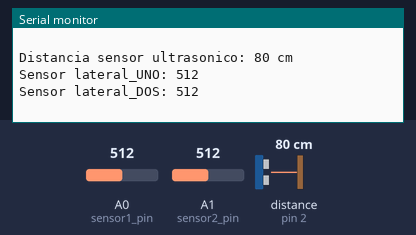
Bench run of a sketch on a simulated Arduino Uno, built with avr-gcc and run on an emulated ATmega328P. Shown: the last lines printed to the serial monitor. The inputs (shaded band) are chosen by the test bench; at power-on: distance to the obstacle (sensor on pin 2) 80 cm, A0 (sensor1_pin) = 512, A1 (sensor2_pin) = 512. The echo pulse lasts 58.3 µs per cm.

Above: at 1.2 s.
1.3 s: distance to the obstacle (sensor on pin 2) set to 2 cm
4.0 s: A0 (sensor1_pin) set to 716
At 5.1 s:
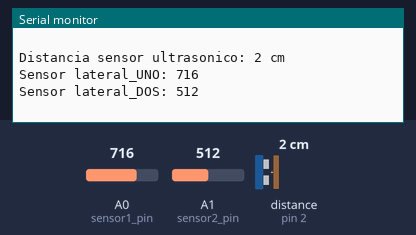
5.5 s: A1 (sensor2_pin) set to 716
At 6.4 s:
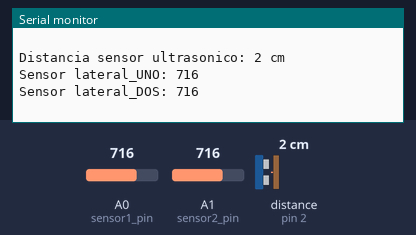
7.0 s: distance to the obstacle (sensor on pin 2) set to 18 cm
10.3 s: A0 (sensor1_pin) set to 900
At 11.4 s:
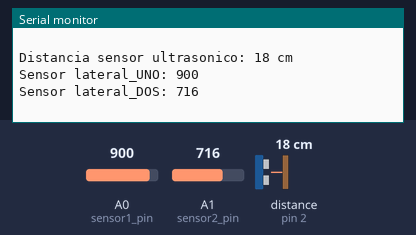
11.8 s: A1 (sensor2_pin) set to 900
At 12.7 s:
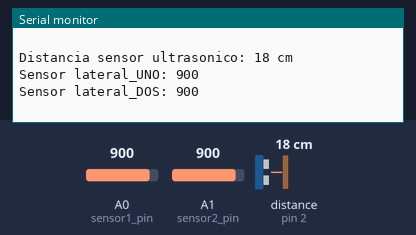
Timing chart, 0 to 14.3 s (numbered marks = the images above; inputs shaded):
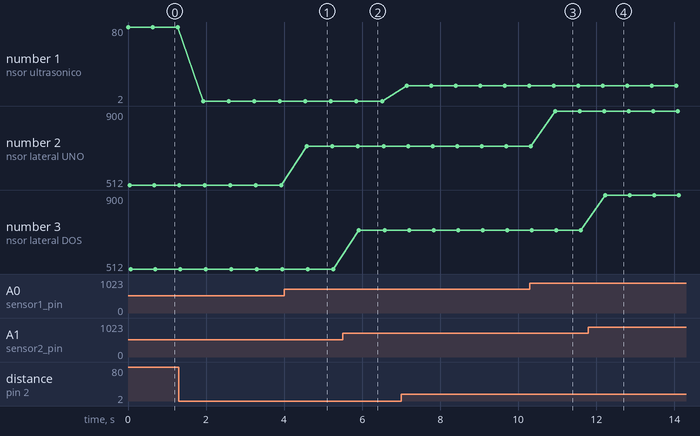

The sketch:

prueba_sensores_de_obstaculos.ino
```cpp
// Ultrasonic - Library for HR-SC04 Ultrasonic Ranging Module.
// Rev.4 (06/2012)
// J.Rodrigo ( www.jra.so )
// more info at www.ardublog.com

#include <Ultrasonic.h>
#include "pitches.h"


//
Ultrasonic ultrasonic(4,2); // (Trig PIN,Echo PIN)
int sensor1_Valor = 0;
int sensor2_Valor = 0;
int sensor1_pin = 0;
int sensor2_pin = 1;

void setup() {
  Serial.begin(9600);


}

void loop()
{
  sensor1_Valor = analogRead(sensor1_pin);
  sensor2_Valor = analogRead(sensor2_pin);
  if (ultrasonic.Ranging(CM) <= 10){


  Serial.println("distancia menos a 10 CM");
  Serial.println(" ");
  }

Serial.print("Distancia sensor ultrasonico: ");
 Serial.print(ultrasonic.Ranging(CM)); // CM or INC
Serial.println(" cm" );
 Serial.print("Sensor lateral_UNO: ");
Serial.println(sensor1_Valor);
Serial.print("Sensor lateral_DOS: ");
Serial.println(sensor2_Valor);
 Serial.println(" ");
 delay(600);

}
```

pitches.h
```cpp
#define NOTE_B0  31
#define NOTE_C1  33
#define NOTE_CS1 35
#define NOTE_D1  37
#define NOTE_DS1 39
#define NOTE_E1  41
#define NOTE_F1  44
#define NOTE_FS1 46
#define NOTE_G1  49
#define NOTE_GS1 52
#define NOTE_A1  55
#define NOTE_AS1 58
#define NOTE_B1  62
#define NOTE_C2  65
#define NOTE_CS2 69
#define NOTE_D2  73
#define NOTE_DS2 78
#define NOTE_E2  82
#define NOTE_F2  87
#define NOTE_FS2 93
#define NOTE_G2  98
#define NOTE_GS2 104
#define NOTE_A2  110
#define NOTE_AS2 117
#define NOTE_B2  123
#define NOTE_C3  131
#define NOTE_CS3 139
#define NOTE_D3  147
#define NOTE_DS3 156
#define NOTE_E3  165
#define NOTE_F3  175
#define NOTE_FS3 185
#define NOTE_G3  196
#define NOTE_GS3 208
#define NOTE_A3  220
#define NOTE_AS3 233
#define NOTE_B3  247
#define NOTE_C4  262
#define NOTE_CS4 277
#define NOTE_D4  294
#define NOTE_DS4 311
#define NOTE_E4  330
#define NOTE_F4  349
#define NOTE_FS4 370
#define NOTE_G4  392
#define NOTE_GS4 415
#define NOTE_A4  440
#define NOTE_AS4 466
#define NOTE_B4  494
#define NOTE_C5  523
#define NOTE_CS5 554
#define NOTE_D5  587
#define NOTE_DS5 622
#define NOTE_E5  659
#define NOTE_F5  698
#define NOTE_FS5 740
#define NOTE_G5  784
#define NOTE_GS5 831
#define NOTE_A5  880
#define NOTE_AS5 932
#define NOTE_B5  988
#define NOTE_C6  1047
#define NOTE_CS6 1109
#define NOTE_D6  1175
#define NOTE_DS6 1245
#define NOTE_E6  1319
#define NOTE_F6  1397
#define NOTE_FS6 1480
#define NOTE_G6  1568
#define NOTE_GS6 1661
#define NOTE_A6  1760
#define NOTE_AS6 1865
#define NOTE_B6  1976
#define NOTE_C7  2093
#define NOTE_CS7 2217
#define NOTE_D7  2349
#define NOTE_DS7 2489
#define NOTE_E7  2637
#define NOTE_F7  2794
#define NOTE_FS7 2960
#define NOTE_G7  3136
#define NOTE_GS7 3322
#define NOTE_A7  3520
#define NOTE_AS7 3729
#define NOTE_B7  3951
#define NOTE_C8  4186
#define NOTE_CS8 4435
#define NOTE_D8  4699
#define NOTE_DS8 4978

#define NOTA_CORCHEA 125
#define NOTA_CORCHEA_PAUSA 175
#define NOTA_NEGRA 250
#define NOTA_NEGRA_PAUSA 330
#define NOTA_BLANCA 500
#define NOTA_BLANCA_PAUSA 660
#define NOTA_REDONDA 1000
#define NOTA_REDONDA_PAUSA 1320

#define MELODIA_FANFARRIA 0
#define MELODIA_PODER_PERRUNO 1
#define MELODIA_ENCUENTROS_3A_FASE 2
#define MELODIA_R2D2 3
#define MELODIA_OHHH 4
#define MELODIA_UHOH 5
#define _pin 13


int melody[] = {
  NOTE_D4,NOTE_F4,NOTE_D5,
  NOTE_D4,NOTE_F4,NOTE_D5,
  NOTE_E5,NOTE_F5,NOTE_E5,NOTE_F5,
  NOTE_E5,NOTE_C5,NOTE_A4,
  NOTE_A4,NOTE_D4,NOTE_F4,NOTE_G4,
  NOTE_A4,
  NOTE_A4,NOTE_D4,NOTE_F4,NOTE_G4,
  NOTE_E4
};

// note durations: 4 = quarter note, 8 = eighth note, etc.:
int noteDurations[] = {
  8,8,2,
  8,8,2,
  3,8,8,8,
  8,8,2,
  4,4,8,8,
  2,
  4,4,8,8,
  2
};

void toneStorms(){
   for (int thisNote = 0; thisNote < 23; thisNote++) {

    // to calculate the note duration, take one second
    // divided by the note type.
    //e.g. quarter note = 1000 / 4, eighth note = 1000/8, etc.
    int noteDuration = 1000/noteDurations[thisNote];
    tone(13, melody[thisNote],noteDuration);

    // to distinguish the notes, set a minimum time between them.
    // the note's duration + 30% seems to work well:
    int pauseBetweenNotes = noteDuration * 1.30;
    delay(pauseBetweenNotes);
    // stop the tone playing:
    noTone(8);
  }
}

void toneR2D22 ()
{
  tone(13, NOTE_A7, NOTA_CORCHEA); delay (NOTA_CORCHEA_PAUSA); noTone(13);
  tone(13, NOTE_G7, NOTA_CORCHEA); delay (NOTA_CORCHEA_PAUSA); noTone(13);
  tone(13, NOTE_E7, NOTA_CORCHEA); delay (NOTA_CORCHEA_PAUSA); noTone(13);
  tone(13, NOTE_C7, NOTA_CORCHEA); delay (NOTA_CORCHEA_PAUSA); noTone(13);
  tone(13, NOTE_D7, NOTA_CORCHEA); delay (NOTA_CORCHEA_PAUSA); noTone(13);
  tone(13, NOTE_B7, NOTA_CORCHEA); delay (NOTA_CORCHEA_PAUSA); noTone(13);
  tone(13, NOTE_F7, NOTA_CORCHEA); delay (NOTA_CORCHEA_PAUSA); noTone(13);
  tone(13, NOTE_C8, NOTA_CORCHEA); delay (NOTA_CORCHEA_PAUSA); noTone(13);
  tone(13, NOTE_A7, NOTA_CORCHEA); delay (NOTA_CORCHEA_PAUSA); noTone(13);
  tone(13, NOTE_G7, NOTA_CORCHEA); delay (NOTA_CORCHEA_PAUSA); noTone(13);
  tone(13, NOTE_E7, NOTA_CORCHEA); delay (NOTA_CORCHEA_PAUSA); noTone(13);
  tone(13, NOTE_C7, NOTA_CORCHEA); delay (NOTA_CORCHEA_PAUSA); noTone(13);
  tone(13, NOTE_D7, NOTA_CORCHEA); delay (NOTA_CORCHEA_PAUSA); noTone(13);
  tone(13, NOTE_B7, NOTA_CORCHEA); delay (NOTA_CORCHEA_PAUSA); noTone(13);
  tone(13, NOTE_F7, NOTA_CORCHEA); delay (NOTA_CORCHEA_PAUSA); noTone(13);
  tone(13, NOTE_C8, NOTA_CORCHEA); delay (NOTA_CORCHEA_PAUSA); noTone(13);
  delay(10);
}

void poderPerruno(){

 tone(_pin, NOTE_B4, NOTA_CORCHEA); delay (NOTA_CORCHEA_PAUSA); noTone(_pin);
  tone(_pin, NOTE_B4, NOTA_CORCHEA); delay (NOTA_CORCHEA_PAUSA); noTone(_pin);
  tone(_pin, NOTE_B4, NOTA_CORCHEA); delay (NOTA_CORCHEA_PAUSA); noTone(_pin);
  tone(_pin, NOTE_GS5, NOTA_NEGRA); delay (NOTA_NEGRA_PAUSA); noTone(_pin);
  tone(_pin, NOTE_B4, NOTA_CORCHEA); delay (NOTA_CORCHEA_PAUSA); noTone(_pin);
  tone(_pin, NOTE_GS5, NOTA_NEGRA); delay (NOTA_NEGRA_PAUSA); noTone(_pin);
  delay(10);
}

void mentada (){
tone(_pin, NOTE_C4, NOTA_NEGRA); delay (NOTA_NEGRA_PAUSA); noTone(_pin);
  tone(_pin, NOTE_G3, NOTA_CORCHEA); delay (NOTA_CORCHEA_PAUSA); noTone(_pin);
  tone(_pin, NOTE_G3, NOTA_CORCHEA); delay (NOTA_CORCHEA_PAUSA); noTone(_pin);
  tone(_pin, NOTE_A3, NOTA_NEGRA); delay (NOTA_NEGRA_PAUSA); noTone(_pin);
  tone(_pin, NOTE_G3, NOTA_NEGRA); delay (NOTA_NEGRA_PAUSA); noTone(_pin);
  tone(_pin, 0, NOTA_CORCHEA); delay (NOTA_CORCHEA_PAUSA); noTone(_pin);
  tone(_pin, NOTE_B3, NOTA_NEGRA); delay (NOTA_NEGRA_PAUSA); noTone(_pin);
  tone(_pin, NOTE_C4, NOTA_NEGRA); delay (NOTA_NEGRA_PAUSA); noTone(_pin);
  delay(10);
}
```

Measured:
- after the input at 4.0 s, the serial monitor: prints a new line after 0.58 s (image 1)
- after the input at 5.5 s, the serial monitor: prints a new line after 0.42 s (image 2)
- after the input at 10.3 s, the serial monitor: prints a new line after 0.64 s (image 3)
- after the input at 11.8 s, the serial monitor: prints a new line after 0.43 s (image 4)
- plotted number 1: 80 → 2 after the input at 1.3 s, 2 → 18 after the input at 7.0 s
- plotted number 2: 512 → 716 after the input at 4.0 s, 716 → 900 after the input at 10.3 s
